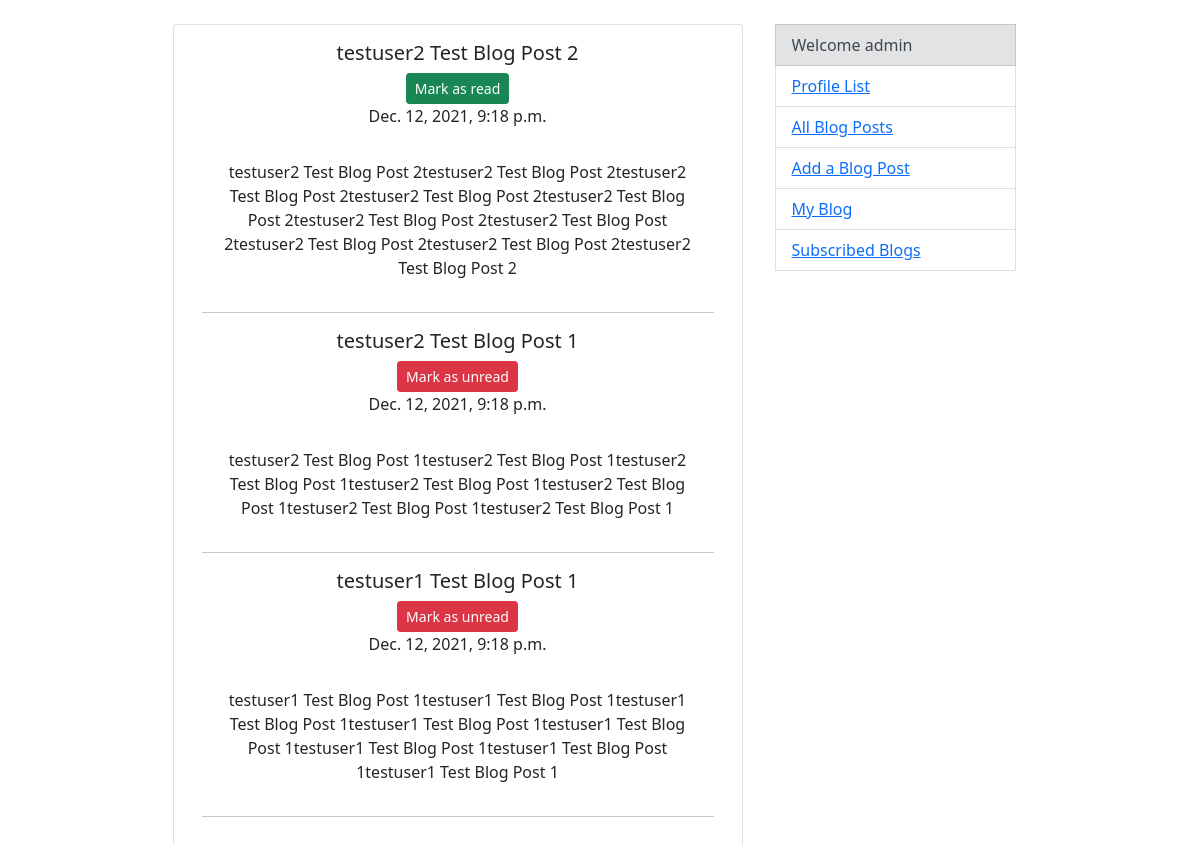
The page /blogs/subscribed-blog-posts (signed in) on the database its author committed.
### blogs/models.py (models this page shows, shortened)
class BlogPost(models.Model):
    author = models.ForeignKey(Profile, on_delete=models.CASCADE)
    post_title = models.CharField("Post Title", max_length=150, unique=True)
    post_content = models.TextField("Content")
    created = models.DateTimeField(auto_now_add=True)
    class Meta:
        ordering = ("-created",)

### blogs/views.py (the view)
# urls.py: path('subscribed-blog-posts', SubcribedBlogsListView.as_view(), name='subscribed-blogs'),
class SubcribedBlogsListView(ListView):
    model = BlogPost
    template_name = 'blogs/subcribed_blogs.html'
    context_object_name = "posts"
    def get_context_data(self, **kwargs):
        context = super().get_context_data(**kwargs)
        profile = Profile.objects.get(user=self.request.user)
        users = [user for user in profile.subscribed.all()]
        posts = []
        for u in users:
            p = Profile.objects.get(user=u)
            p_posts = p.blogpost_set.all()
            posts.append(p_posts)
            unpack = sorted(chain(*posts), reverse=True, key=lambda obj: obj.created)
            context["posts"] = unpack
        readed = profile.readed.all()
        context["readed"] = readed
        return context

### blogs/templates/blogs/subcribed_blogs.html (shortened to what this page needs)
{% extends 'base.html' %}
{% block content %}
    {% for post in posts %}
        <h5 class="card-title">{{ post.post_title }}</h5>
        {% if post in readed %}
            <form action="{% url "blogs:mark_as_read" %}" method="POST">
                <button type="submit" class="btn btn-danger btn-sm">Mark as unread</button>
            </form>
        {% else %}
            <form action="{% url "blogs:mark_as_read" %}" method="POST">
                <button type="submit" class="btn btn-success btn-sm">Mark as read</button>
            </form>
        {% endif %}
        <p class="card-text">{{ post.created }}</p>
        <p class="card-body">{{ post.post_content }}</p>
        <hr>
    {% endfor %}
{% endblock %}

### templates/base.html (shortened to what this page needs)
<!doctype html>
<html lang="en">
    <head>
        <link href="https://cdn.jsdelivr.net/npm/bootstrap@5.0.2/dist/css/bootstrap.min.css" rel="stylesheet">
    </head>
    <body>
        <br>
        <div class="container">
            <div class="row justify-content-md-center">
                <div class="card col-6 text-center">
                    <div class="card-body">
                        {% block content %}
                        {% endblock %}
                    </div>
                </div>
                <div class="list-group col-3">
                    <ul>
                        <li class="list-group-item list-group-item-secondary" aria-current="true">Welcome {{ request.user }}</li>
                        <li class="list-group-item list-group-item-action"><a href="{% url "profiles:profiles" %}">Profile List</a></li>
                        <li class="list-group-item list-group-item-action"><a href="{% url "blogs:blogs" %}">All Blog Posts</a></li>
                        <li class="list-group-item list-group-item-action"><a href="{% url "blogs:post-create" %}">Add a Blog Post</a></li>
                        <li class="list-group-item list-group-item-action"><a href="{% url "blogs:my-blog" user.pk %}">My Blog</a></li>
                        <li class="list-group-item list-group-item-action"><a href="{% url "blogs:subscribed-blogs" %}">Subscribed Blogs</a></li>
                    </ul>
                </div>
            </div>
        </div>
    </body>
</html>

### rows shown on the page
BlogPost: post_title "testuser2 Test Blog Post 2", created "Dec. 12, 2021, 9:18 p.m.", post_content "testuser2 Test Blog Post 2testuser2 Test Blog Post 2testuser2 Test Blog Post 2testuser2 Test Blog Post 2testuser2 Test Blog Post 2testuser2 Test Blog Post 2testuser2 Test Blog Post 2testuser2 Test Blog Post 2testuser2 Test Blog Post 2testuser2 Test Blog Post 2"
BlogPost: post_title "testuser2 Test Blog Post 1", created "Dec. 12, 2021, 9:18 p.m.", post_content "testuser2 Test Blog Post 1testuser2 Test Blog Post 1testuser2 Test Blog Post 1testuser2 Test Blog Post 1testuser2 Test Blog Post 1testuser2 Test Blog Post 1testuser2 Test Blog Post 1"
BlogPost: post_title "testuser1 Test Blog Post 1", created "Dec. 12, 2021, 9:18 p.m.", post_content "testuser1 Test Blog Post 1testuser1 Test Blog Post 1testuser1 Test Blog Post 1testuser1 Test Blog Post 1testuser1 Test Blog Post 1testuser1 Test Blog Post 1testuser1 Test Blog Post 1testuser1 Test Blog Post 1"

### other values the page prints
{{ request.user }} "admin"
